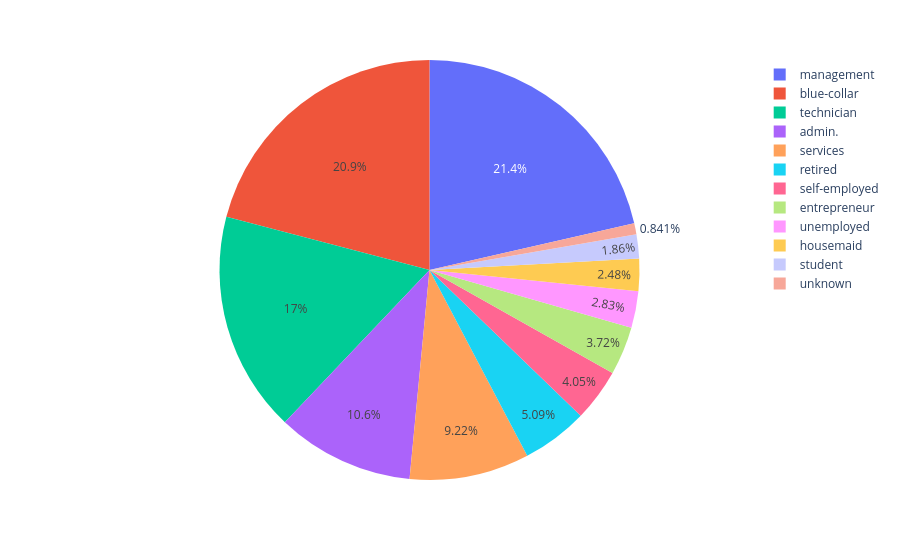

Notebook cell for this chart:
### Markdown cell above
## Base of Pie Chart
**Default** — slice sizes, percentage labels, default palette, legend, solid circle, hover tooltip

**Not default** — title, subtitle, source note, donut hole, colorblind palette, slice borders, textinfo control, white background

### Code cell
px.pie(df, names="job")

### Figure 1 — Plotly figure (JSON) as saved in the notebook; plotly's stock layout.template omitted (floating-point values rounded to 4 significant figures; data arrays with more than 128 entries replaced by an {"elided": "..."} marker saying what was removed)
{"data": [{"domain": {"x": [0, 1], "y": [0, 1]}, "hovertemplate": "job=%{label}<extra></extra>", "labels": {"elided": "4521 str values"}, "legendgroup": "", "name": "", "showlegend": true, "type": "pie"}], "layout": {"autosize": true, "legend": {"tracegroupgap": 0}, "margin": {"t": 60}}}
